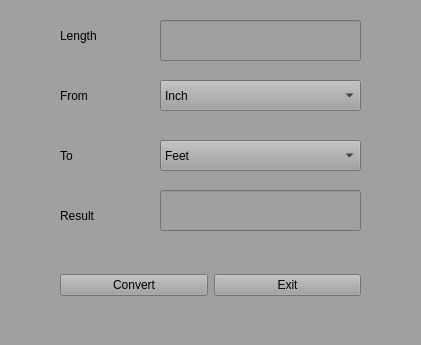
<?xml version="1.0" encoding="UTF-8"?>
<ui version="4.0">
 <class>MainWindow</class>
 <widget class="QMainWindow" name="MainWindow">
  <property name="geometry">
   <rect>
    <x>0</x>
    <y>0</y>
    <width>421</width>
    <height>345</height>
   </rect>
  </property>
  <property name="windowTitle">
   <string>Length Converter</string>
  </property>
  <property name="styleSheet">
   <string notr="true">background-color: rgb(160, 160, 160);</string>
  </property>
  <widget class="QWidget" name="centralwidget">
   <widget class="QLabel" name="label_4">
    <property name="geometry">
     <rect>
      <x>60</x>
      <y>200</y>
      <width>81</width>
      <height>31</height>
     </rect>
    </property>
    <property name="text">
     <string>Result</string>
    </property>
   </widget>
   <widget class="QLineEdit" name="line1">
    <property name="geometry">
     <rect>
      <x>160</x>
      <y>20</y>
      <width>201</width>
      <height>41</height>
     </rect>
    </property>
   </widget>
   <widget class="QLabel" name="label_2">
    <property name="geometry">
     <rect>
      <x>60</x>
      <y>80</y>
      <width>81</width>
      <height>31</height>
     </rect>
    </property>
    <property name="text">
     <string>From</string>
    </property>
   </widget>
   <widget class="QLineEdit" name="line2">
    <property name="geometry">
     <rect>
      <x>160</x>
      <y>190</y>
      <width>201</width>
      <height>41</height>
     </rect>
    </property>
   </widget>
   <widget class="QComboBox" name="comboBox1">
    <property name="geometry">
     <rect>
      <x>160</x>
      <y>80</y>
      <width>201</width>
      <height>31</height>
     </rect>
    </property>
    <property name="currentText">
     <string>Inch</string>
    </property>
    <property name="currentIndex">
     <number>1</number>
    </property>
    <item>
     <property name="text">
      <string>Feet</string>
     </property>
    </item>
    <item>
     <property name="text">
      <string>Inch</string>
     </property>
    </item>
    <item>
     <property name="text">
      <string>Yard</string>
     </property>
    </item>
    <item>
     <property name="text">
      <string>Mile</string>
     </property>
    </item>
   </widget>
   <widget class="QLabel" name="label">
    <property name="geometry">
     <rect>
      <x>60</x>
      <y>20</y>
      <width>81</width>
      <height>31</height>
     </rect>
    </property>
    <property name="text">
     <string>Length</string>
    </property>
   </widget>
   <widget class="QLabel" name="label_3">
    <property name="geometry">
     <rect>
      <x>60</x>
      <y>140</y>
      <width>61</width>
      <height>31</height>
     </rect>
    </property>
    <property name="text">
     <string>To</string>
    </property>
   </widget>
   <widget class="QComboBox" name="comboBox2">
    <property name="geometry">
     <rect>
      <x>160</x>
      <y>140</y>
      <width>201</width>
      <height>31</height>
     </rect>
    </property>
    <property name="currentIndex">
     <number>0</number>
    </property>
    <item>
     <property name="text">
      <string>Feet</string>
     </property>
    </item>
    <item>
     <property name="text">
      <string>Inch</string>
     </property>
    </item>
    <item>
     <property name="text">
      <string>Yard</string>
     </property>
    </item>
    <item>
     <property name="text">
      <string>Mile</string>
     </property>
    </item>
   </widget>
   <widget class="QWidget" name="layoutWidget">
    <property name="geometry">
     <rect>
      <x>60</x>
      <y>250</y>
      <width>301</width>
      <height>71</height>
     </rect>
    </property>
    <layout class="QHBoxLayout" name="horizontalLayout">
     <item>
      <widget class="QPushButton" name="cvt_btn">
       <property name="text">
        <string>Convert</string>
       </property>
       <property name="shortcut">
        <string>Return, Enter</string>
       </property>
      </widget>
     </item>
     <item>
      <widget class="QPushButton" name="exit_btn">
       <property name="text">
        <string>Exit</string>
       </property>
       <property name="shortcut">
        <string>Esc</string>
       </property>
      </widget>
     </item>
    </layout>
   </widget>
  </widget>
  <widget class="QStatusBar" name="statusbar"/>
 </widget>
 <resources/>
 <connections/>
</ui>
